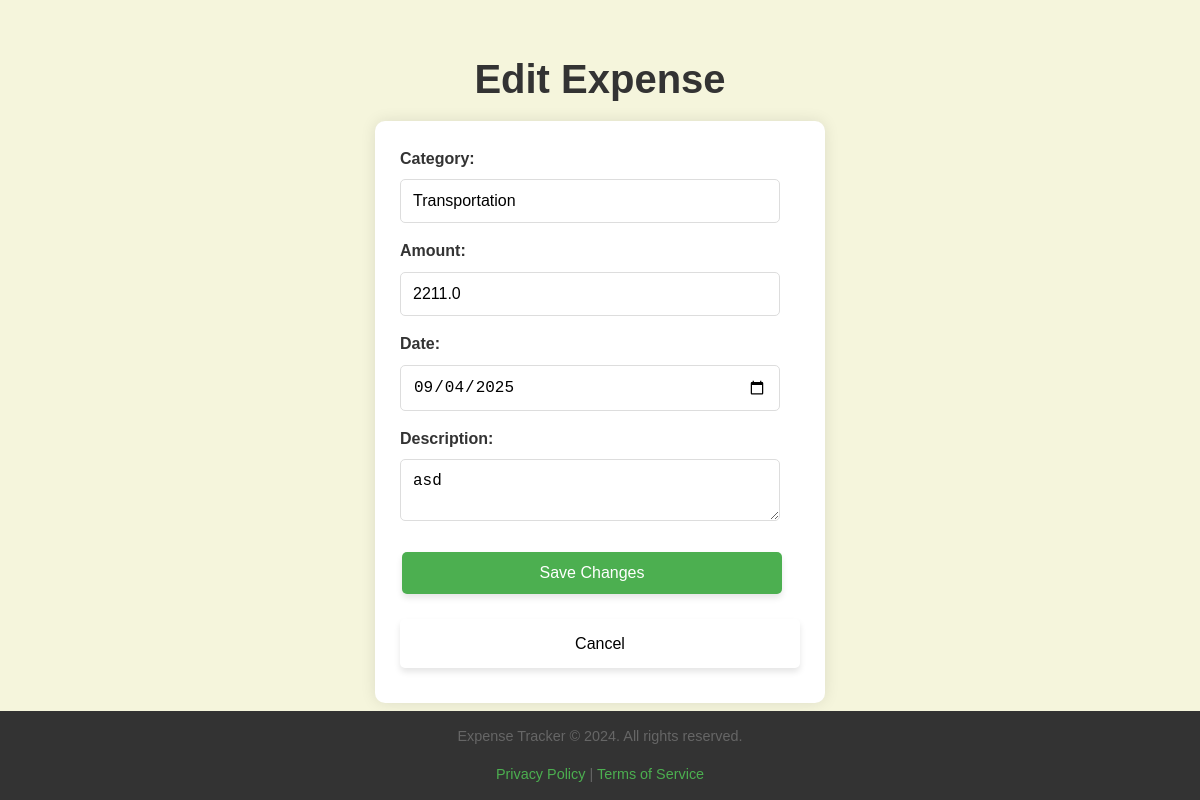
Screenshot of /edit_expenses/16 (signed in) with the database file from the repository.
### tables this page shows
CREATE TABLE expenses (
        id INTEGER PRIMARY KEY AUTOINCREMENT,
        category_id INTEGER,
        amount REAL,
        date TEXT,
        description TEXT,
        user_id INTEGER, category TEXT,
        FOREIGN KEY (category_id) REFERENCES categories (id),
        FOREIGN KEY (user_id) REFERENCES users (id)
    );

### app.py (the view, shortened to what this page needs)
@app.route('/edit_expenses/<int:eid>', methods=['GET', 'POST'])
def edit_expense(eid):
    uid = session.get('user_id')
    if not uid:
        return redirect(url_for('login'))
    with get_conn() as conn:
        expense = conn.execute("SELECT * FROM expenses WHERE id = ? AND user_id = ?", (eid, uid)).fetchone()
        if not expense:
            flash("Expense not found.", "error")
            return redirect(url_for('view_expenses'))
    return render_template('edit_expense.html', expense=expense, categories=CATEGORIES)

### app.py (called while the page is built)
def get_conn():
    conn = sqlite3.connect(DB_FILE)
    conn.row_factory = sqlite3.Row
    return conn

### templates/edit_expense.html (shortened to what this page needs)
<!DOCTYPE html>
<html lang="en">
<head>
    <link rel="stylesheet" href="{{ url_for('static', filename='style.css') }}">
</head>
<body>
    <div class="container">
        <h1>Edit Expense</h1>
        <form method="POST">
            <div class="form-group">
                <label for="category">Category:</label>
                <input type="text" id="category" name="category" value="{{ expense['category'] }}" required>
            </div>
            <div class="form-group">
                <label for="amount">Amount:</label>
                <input type="number" step="0.01" id="amount" name="amount" value="{{ expense['amount'] }}" required>
            </div>
            <div class="form-group">
                <label for="date">Date:</label>
                <input type="date" id="date" name="date" value="{{ expense['date'] }}" required>
            </div>
            <div class="form-group">
                <label for="description">Description:</label>
                <textarea id="description" name="description" required>{{ expense['description'] }}</textarea>
            </div>
            <div class="form-actions">
                <button type="submit">Save Changes</button>
                <a href="{{ url_for('view_expenses') }}" class="cancel-button">Cancel</a>
            </div>
        </form>
    </div>
</body>
<footer>
        <p>Expense Tracker &copy; 2024. All rights reserved.</p>
        <p><a href="#">Privacy Policy</a> | <a href="#">Terms of Service</a></p>
    </footer>
</html>

### static/style.css (style rules this page uses)
:root { --bg:#fff;--text:#000 }
html { box-sizing: border-box; scroll-behavior: smooth; }
*, *:before, *:after { box-sizing: inherit; }
body { font-family: Arial, sans-serif; margin: 0; padding: 20px; background-color: beige; line-height:1.6; }
h1 { color: #333; font-size: 2.5em; margin-bottom:10px; text-align: center; }
p { text-align:center; color:#666; }
button { width: 100%; padding: 10px; font-size: 16px; color: white; background-color: #4CAF50; border: none; border-radius: 8px; cursor: pointer; transition: background-color 0.3s ease, transform 0.2s ease-in-out; }
.button, .cancel, .form-actions a { display: inline-block; padding: 12px 25px; margin: 10px 0; color: white; text-decoration: none; border-radius: 5px; text-align: center; cursor: pointer; transition: background-color 0.3s ease-in-out; box-shadow:0px 4px 6px rgba(0,0,0,0.1); }
a.cancel-button { color:black; display:block; }
form { max-width: 450px; margin: 0 auto; background: #fff; padding: 25px; border-radius: 10px; box-shadow: 0 0 15px rgba(0, 0, 0, 0.1); }
form label { display: block; margin-bottom: 8px; font-weight: bold; color:#333; }
form input, form textarea, form button { width: 95%; padding: 12px; margin-bottom: 15px; border: 1px solid #ddd; border-radius: 5px; font-size:16px; }
form input, form textarea { font-size: 16px; }
form button { background-color: #4CAF50; color: white; border: none; }
button { background-color: #4CAF50; color: white; border: none; padding: 12px 25px; font-size: 16px; margin: 8px 2px; cursor: pointer; border-radius: 8px; transition: all 0.3s ease-in-out; box-shadow: 0px 4px 6px rgba(0, 0, 0, 0.1); }
footer { position: fixed; left: 0; bottom: 0; width: 100%; background-color: #333; color: #fff; text-align: center; font-size: 0.9em; }
footer a { color:#4caf50; text-decoration:none; }

### rows the page displays
expenses: category "Transportation", amount "2211.0", date "09/04/2025", description "asd"
